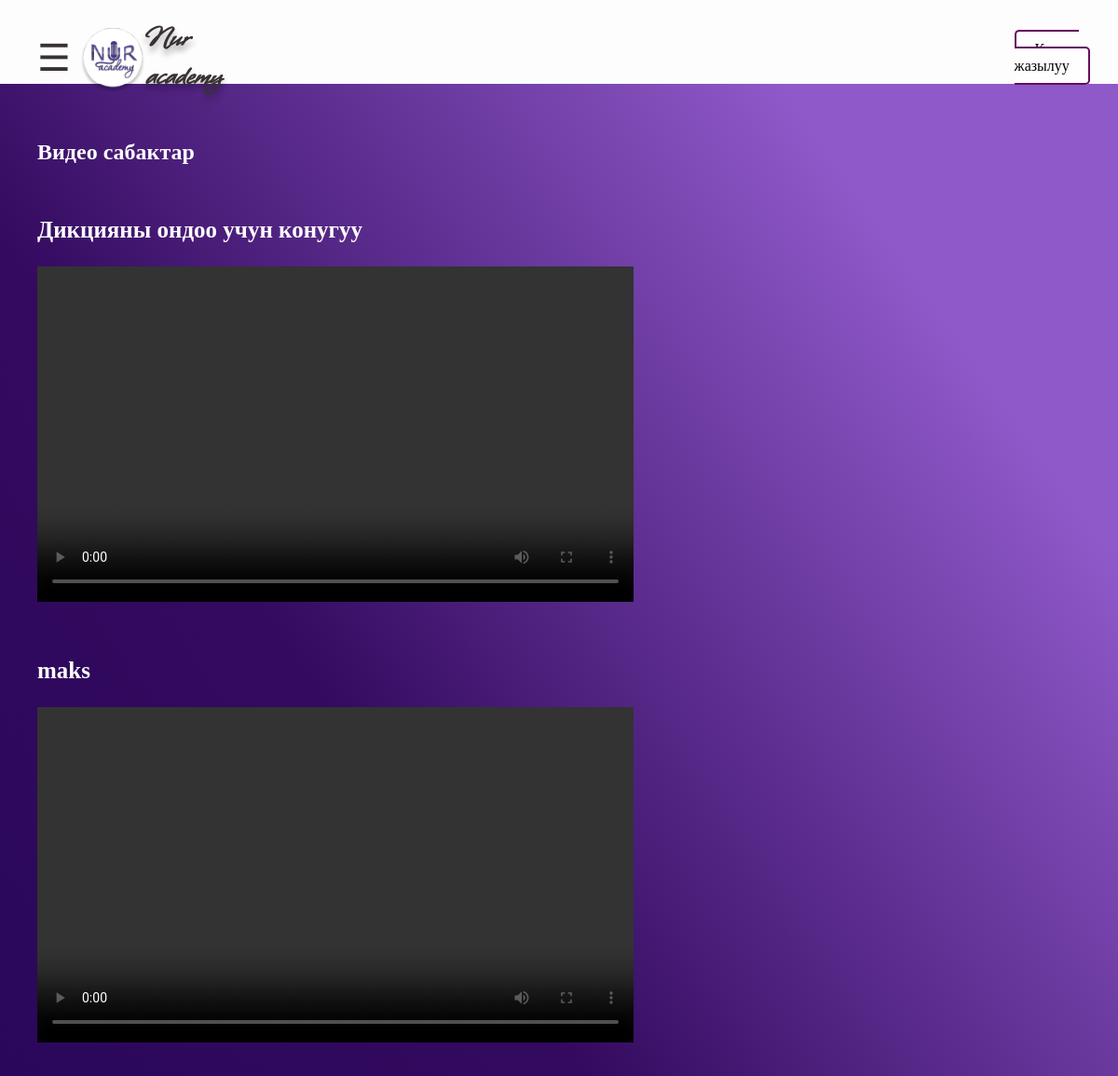
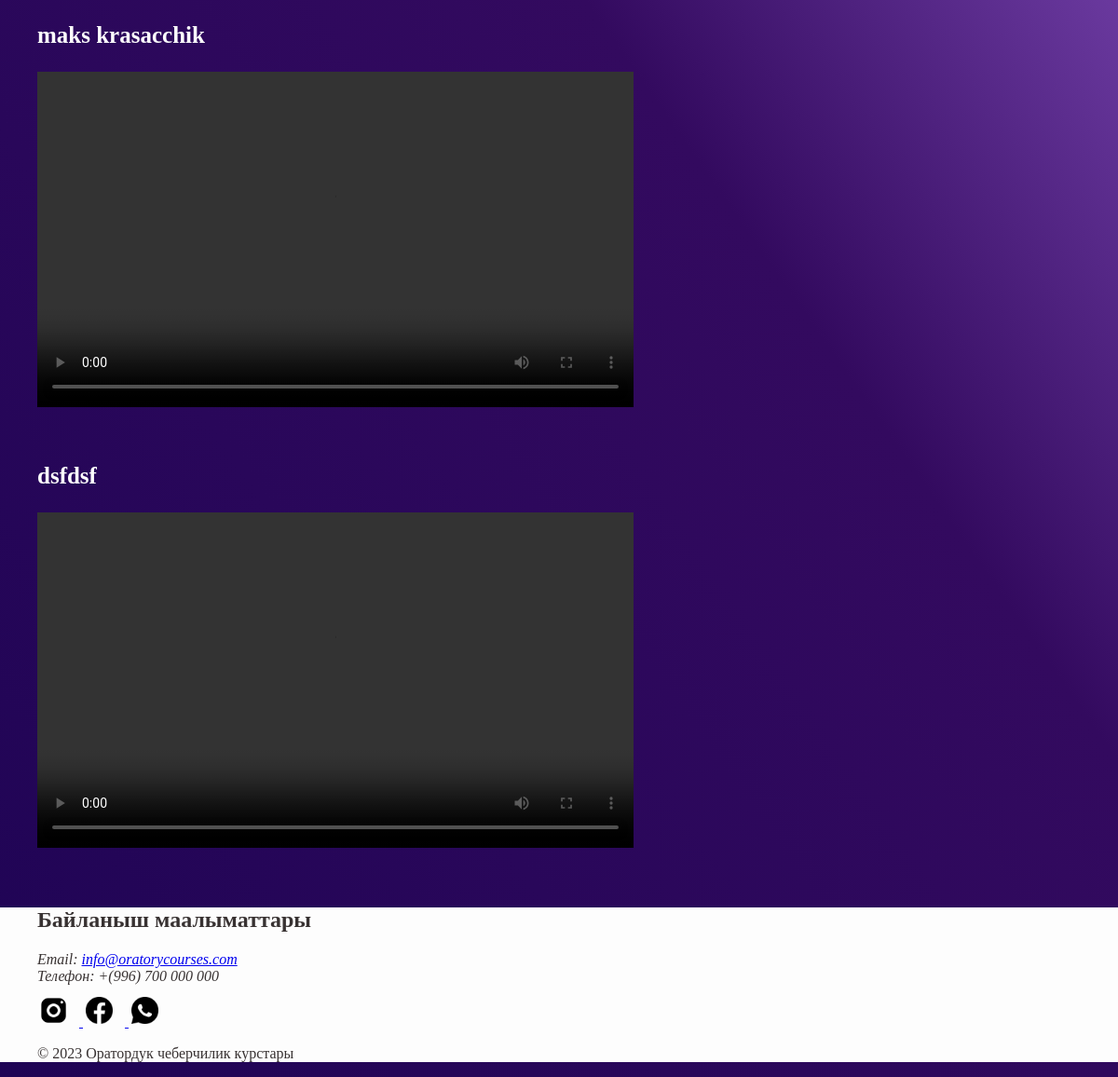
/video_lessons/, run on the app's committed database (2 pictures, top to bottom).
### main/models.py (models this page shows, shortened)
class Video(models.Model):
    title = models.CharField(max_length=255)
    video_file = models.FileField(upload_to='videos/')

### main/views.py (the view)
# urls.py: path('video_lessons/', video_lessons, name='video_lessons'),
def video_lessons(request):
    videos = Video.objects.all()
    return render(request, 'video_lessons.html', {'videos': videos})

### main/templates/video_lessons.html (shortened to what this page needs)
{% extends 'base.html' %}
{% load static %}
{% block content %}
    <section id="courses">
        <h2>Видео сабактар</h2>
        {% for video in videos %}
            <div class="video_lesson">
            <h3>{{ video.title }}</h3>
            <video width="640" height="360" controls>
                <source src="{{ MEDIA_URL }}{{ video.video_file.url }}" type="video/mp4">
            </video>
            </div>
        {% endfor %}
    </section>
{% endblock %}

### static/css/styles.css (style rules this page uses)
* { box-sizing:border-box }
body { margin: 0; padding: 0; box-sizing: border-box; height: 100%; background: linear-gradient(55deg, #1f0455 0%, #330a5f 51%, #8f59c9 85%); }
#courses { color: #fdfdfd; padding: 40px; }
#courses h3 { font-size: 25px; margin-top: 5%; }

### data on the page
Video: title "Дикцияны ондоо учун конугуу"
Video: title "maks"
Video: title "maks krasacchik"
Video: title "dsfdsf"
